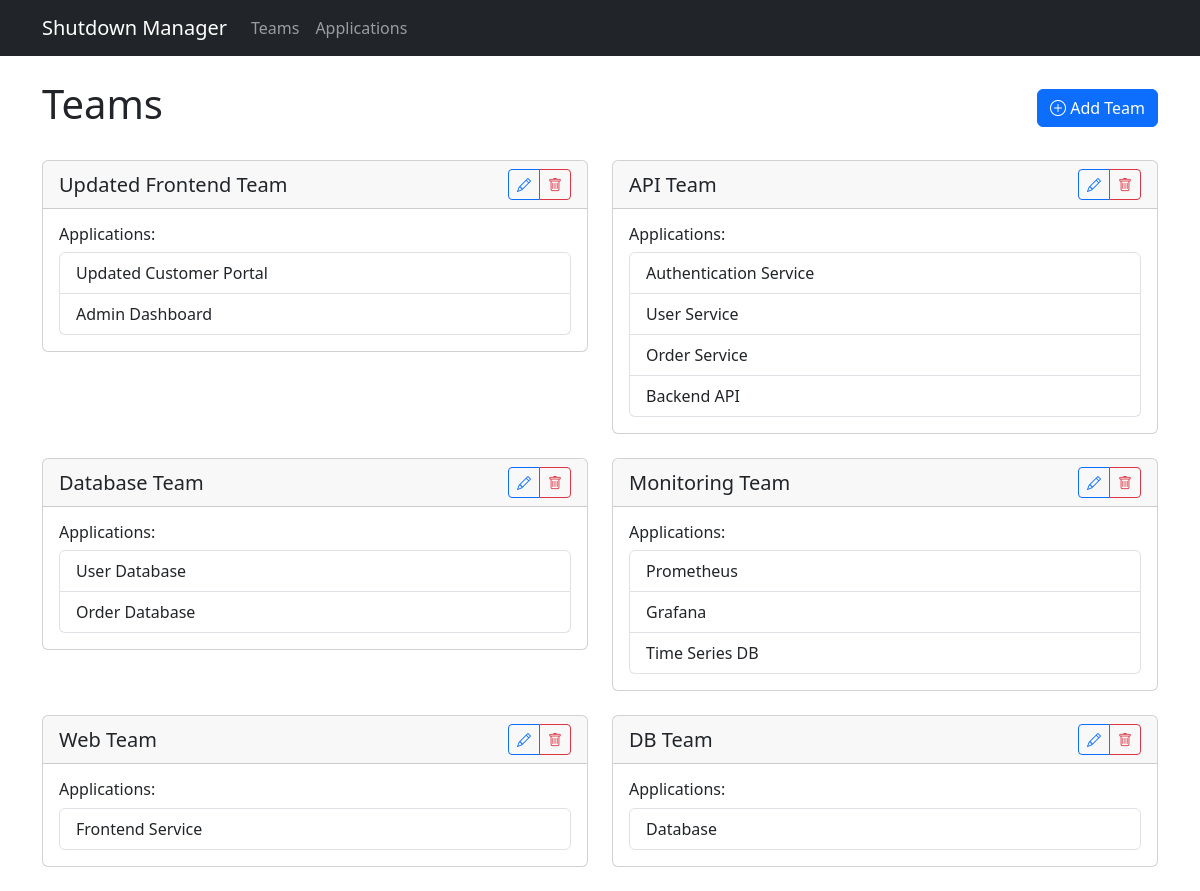
The app's page /teams, older data.
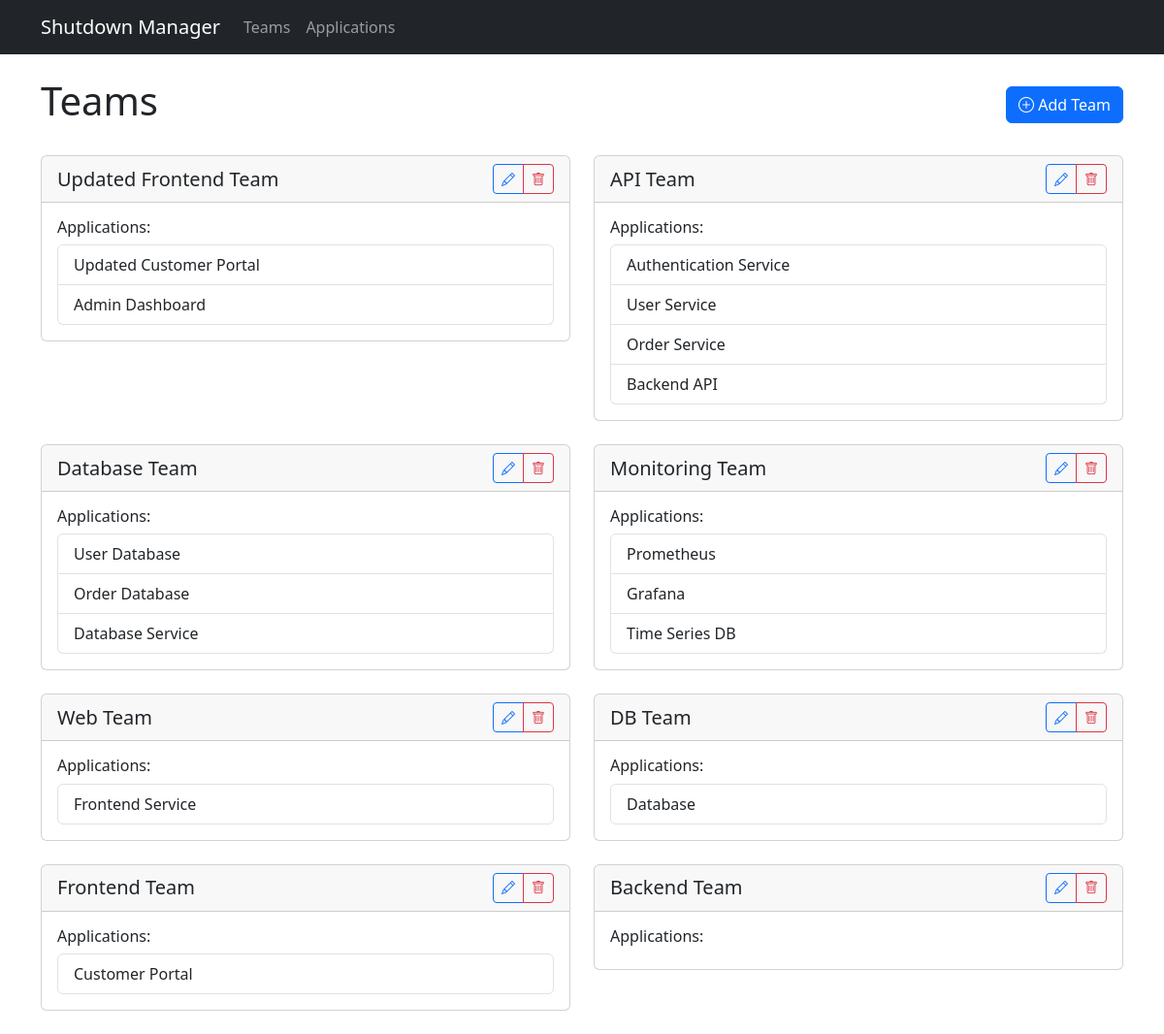
The same page, newer data.
### app/models.py (models this page shows)
class Team(db.Model):
    id = db.Column(db.Integer, primary_key=True)
    name = db.Column(db.String(100), nullable=False, unique=True)
    applications = db.relationship('Application', backref='team', lazy=True)

class Application(db.Model):
    id = db.Column(db.Integer, primary_key=True)
    name = db.Column(db.String(100), nullable=False)
    team_id = db.Column(db.Integer, db.ForeignKey('team.id'), nullable=False)
    host = db.Column(db.String(255), nullable=False)
    port = db.Column(db.Integer)
    webui_url = db.Column(db.String(255))
    db_host = db.Column(db.String(255))
    shutdown_order = db.Column(db.Integer, nullable=False)
    status = db.Column(db.String(50), default='running')
    last_checked = db.Column(db.DateTime, default=datetime.utcnow)
    dependencies = db.relationship('ApplicationDependency',
                                 foreign_keys='ApplicationDependency.application_id',
                                 backref='application', lazy=True)

### app/routes.py (the view)
@main.route('/teams')
def teams():
    teams = Team.query.all()
    return render_template('teams.html', teams=teams)

### app/templates/teams.html (shortened to what this page needs)
{% extends "base.html" %}
{% block content %}
<div class="row">
    <div class="col-12">
        <div class="d-flex justify-content-between align-items-center mb-4">
            <h1>Teams</h1>
            <button class="btn btn-primary" data-bs-toggle="modal" data-bs-target="#addTeamModal">
                <i class="bi bi-plus-circle"></i> Add Team
            </button>
        </div>
        <div class="row">
            {% for team in teams %}
            <div class="col-md-6 mb-4">
                <div class="card">
                    <div class="card-header d-flex justify-content-between align-items-center">
                        <h5 class="card-title mb-0">{{ team.name }}</h5>
                        <div class="btn-group">
                            <button class="btn btn-sm btn-outline-primary" onclick="editTeam({{ team.id }}, '{{ team.name }}')">
                                <i class="bi bi-pencil"></i>
                            </button>
                            <button class="btn btn-sm btn-outline-danger" onclick="confirmDeleteTeam({{ team.id }}, '{{ team.name }}')">
                                <i class="bi bi-trash"></i>
                            </button>
                        </div>
                    </div>
                    <div class="card-body">
                        <h6>Applications:</h6>
                        <ul class="list-group">
                            {% for app in team.applications %}
                            <li class="list-group-item">{{ app.name }}</li>
                            {% endfor %}
                        </ul>
                    </div>
                </div>
            </div>
            {% endfor %}
        </div>
    </div>
</div>
{% endblock %}

Row changes from the older to the newer data that the page shows:
added Application: name "Database Service", shown under Team "Database Team"
added Team: name "Frontend Team"
added Application: name "Customer Portal", shown under "Frontend Team"
added Team: name "Backend Team"
